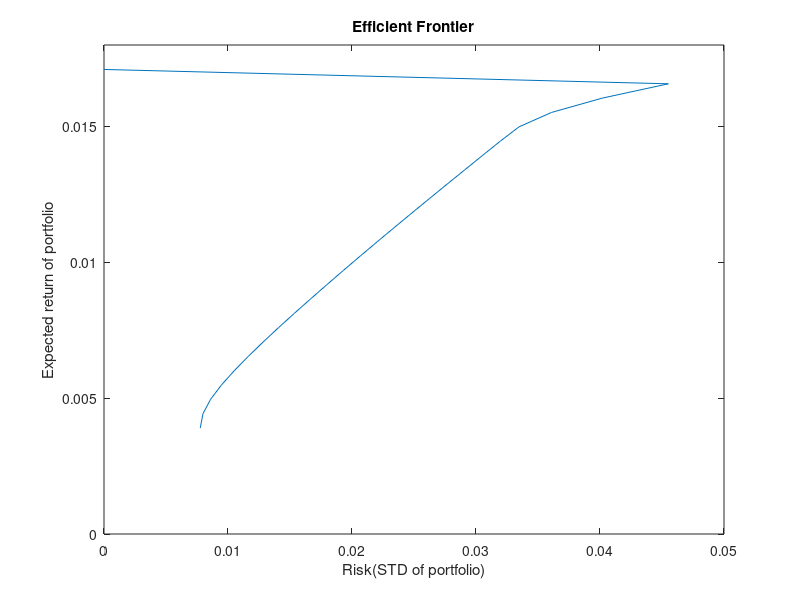

MATLAB code to generate this figure: (Note: this script raises an error after producing the figure.)
%Use the mean-variance optimization model to generate an efficient frontier of the three assets
%SPDR S&P 500 ETF (SPY), iShares Core US Treasury Bond (GOVT), iShares MSCI Emerging Markets Mini Vol (EEMV),
%CME Group (CME), Broadridge Financial Solutions (BR), Cboe Global Markets (CBOE), Intercontinental Exchange (ICE)
%and Accenture (ACN)  

clc;
clear all;

%Objective Function's Coefficient
H = [0.001049006,-9.13e-05,0.000637574,0.000167142,0.000829194,0.000155484,0.000465748,0.001055922;
-9.13e-05,9.04e-05,5.04e-06,-5.65e-05,8.59e-05,4.90e-05,-9.54e-05,-2.48e-05;
0.000637574,5.04e-06,0.000979649,-0.000209242,0.000551047,-0.000120595,1.29e-05,0.0004995;
0.000167142,-5.65e-05,-0.000209242,0.001941622,0.00082004,0.001080395,0.000968508,0.000254312;
0.000829194,8.59e-05,0.000551047,0.00082004,0.002787938,0.000429,0.000565742,0.00117817;
0.000155484,4.90e-05,-0.000120595,0.001080395,0.000429,0.003380142,0.000744647,0.000272206;
0.000465748,-9.54e-05,1.29e-05,0.000968508,0.000565742,0.000744647,0.002011436,0.000801188;
0.001055922,-2.48e-05,0.0004995,0.000254312,0.00117817,0.000272206,0.000801188,0.002065123];

%Inequality Constraints
A=[];
b=[];

% Linear Term Coefficients
c=[]';

%Equality Constraints
Aeq=[0.008322946,0.002542663,0.002317918,0.014734132,0.017090435,0.011271019,0.013601989,0.014154253;
    1,1,1,1,1,1,1,1];

%Variable Bound
ub = [inf; inf; inf;inf;inf;inf;inf;inf;]; 
lb = zeros(8,1); % without short selling 

std=[];%To store STD
weights=[]; %To store weights

% Running Loop for different Expected Return of Portfolio
for r=[0.0039:0.000528:0.0171]
    beq = [r;1];
    
    %Calling quadprog library to optimize
    [x, fval] = quadprog(H, c, A, b, Aeq, beq, lb, ub);
    
    v= (x'*H*x ); 
    weights=[weights;x'];
    std=[std,sqrt(v)];

end

% Plotting Effiecient Frontier
plot(std,[0.0039:0.000528:0.0171])
ylim([0 0.018]);
xlabel('Risk(STD of portfolio)')
ylabel('Expected return of portfolio')
title('Efficient Frontier')

% Displaying Results
result=array2table([[0.0039:0.000528:0.0171]',weights,std'],...
    'VariableNames',{'Expected_Return_of_Portfolio','X1',...
    'X2','X3','X4','X5','X6','X7','X8','STD_of_Portfolio'})




